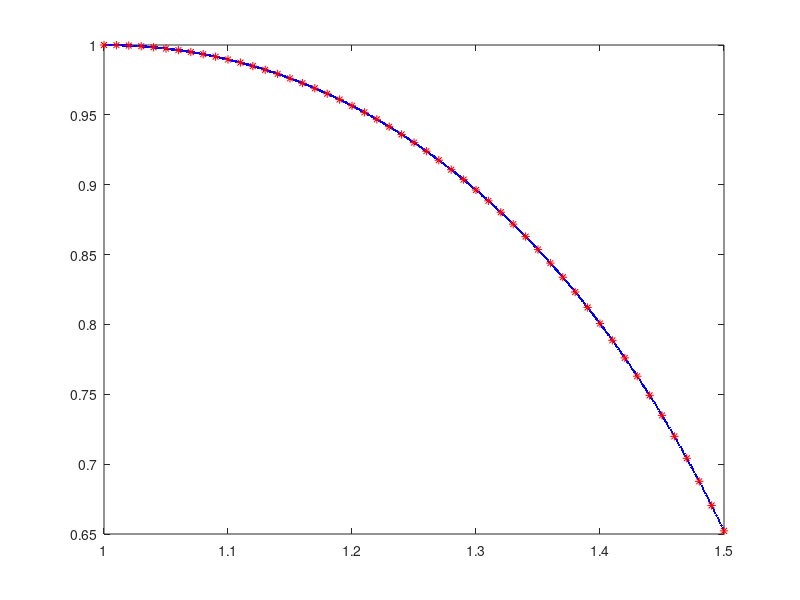

This chart was generated by the following MATLAB code:
function odeRK()
    plotsoln();
    rnge = [1, 1.5];
    y0 = 1;
    [X, Y] = RKMethod(@ode1, y0, rnge);
    hold on; plot(X, Y, '*r');
end

function [X, Y] = RKMethod(dydx, y0, xspan)
    X = xspan(1):0.01:xspan(2);
    Y = zeros(size(X));
    Y(1) = y0;
    
    for i = 1:length(X)-1
        % 
        k1 = 0.01 * dydx(X(i), Y(i));
        k2 = 0.01 * dydx(X(i) + 0.01/2, Y(i) + k1/2);
        k3 = 0.01 * dydx(X(i) + 0.01/2, Y(i) + k2/2);
        k4 = 0.01 * dydx(X(i) + 0.01, Y(i) + k3);
        
        Y(i+1) = Y(i) + (k1 + 2*k2 + 2*k3 + k4)/6;
    end
end


function dydx = ode1(x, y)
    dydx = (y.^2 - x.^2)/(x*y);
end

function plotsoln()
    clear all; clc; close all

    rnge = 1:0.001:1.5;
    y = rnge.*sqrt(1-2*log(rnge));
    plot(rnge, y, '.b');
end